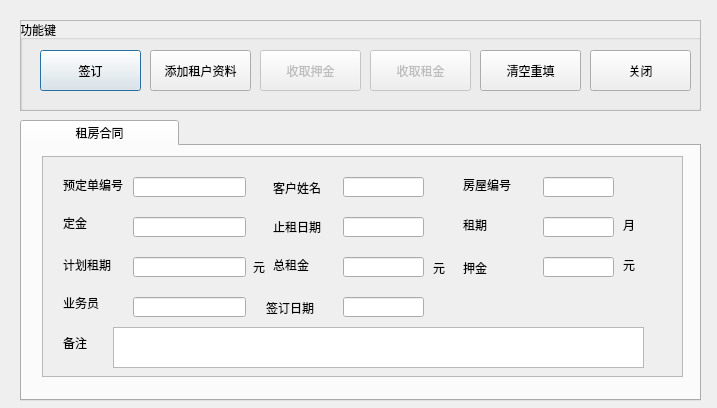
<?xml version="1.0" encoding="UTF-8"?>
<ui version="4.0">
 <class>contract</class>
 <widget class="QDialog" name="contract">
  <property name="geometry">
   <rect>
    <x>0</x>
    <y>0</y>
    <width>717</width>
    <height>408</height>
   </rect>
  </property>
  <property name="windowTitle">
   <string>签订合同</string>
  </property>
  <widget class="QGroupBox" name="groupBox">
   <property name="geometry">
    <rect>
     <x>20</x>
     <y>20</y>
     <width>681</width>
     <height>91</height>
    </rect>
   </property>
   <property name="title">
    <string>功能键</string>
   </property>
   <widget class="QPushButton" name="btnConclud">
    <property name="geometry">
     <rect>
      <x>20</x>
      <y>30</y>
      <width>101</width>
      <height>41</height>
     </rect>
    </property>
    <property name="text">
     <string>签订</string>
    </property>
   </widget>
   <widget class="QPushButton" name="btnAdd">
    <property name="geometry">
     <rect>
      <x>130</x>
      <y>30</y>
      <width>101</width>
      <height>41</height>
     </rect>
    </property>
    <property name="text">
     <string>添加租户资料</string>
    </property>
   </widget>
   <widget class="QPushButton" name="btnCollectcash">
    <property name="enabled">
     <bool>false</bool>
    </property>
    <property name="geometry">
     <rect>
      <x>240</x>
      <y>30</y>
      <width>101</width>
      <height>41</height>
     </rect>
    </property>
    <property name="text">
     <string>收取押金</string>
    </property>
   </widget>
   <widget class="QPushButton" name="btnCol">
    <property name="enabled">
     <bool>false</bool>
    </property>
    <property name="geometry">
     <rect>
      <x>350</x>
      <y>30</y>
      <width>101</width>
      <height>41</height>
     </rect>
    </property>
    <property name="text">
     <string>收取租金</string>
    </property>
   </widget>
   <widget class="QPushButton" name="btnClear">
    <property name="geometry">
     <rect>
      <x>460</x>
      <y>30</y>
      <width>101</width>
      <height>41</height>
     </rect>
    </property>
    <property name="text">
     <string>清空重填</string>
    </property>
   </widget>
   <widget class="QFrame" name="frame">
    <property name="geometry">
     <rect>
      <x>0</x>
      <y>0</y>
      <width>681</width>
      <height>91</height>
     </rect>
    </property>
    <property name="frameShape">
     <enum>QFrame::StyledPanel</enum>
    </property>
    <property name="frameShadow">
     <enum>QFrame::Raised</enum>
    </property>
    <widget class="QPushButton" name="btnClose">
     <property name="geometry">
      <rect>
       <x>570</x>
       <y>30</y>
       <width>101</width>
       <height>41</height>
      </rect>
     </property>
     <property name="text">
      <string>关闭</string>
     </property>
    </widget>
   </widget>
   <zorder>frame</zorder>
   <zorder>btnConclud</zorder>
   <zorder>btnAdd</zorder>
   <zorder>btnCollectcash</zorder>
   <zorder>btnCol</zorder>
   <zorder>btnClear</zorder>
  </widget>
  <widget class="QTabWidget" name="tabWidget">
   <property name="geometry">
    <rect>
     <x>20</x>
     <y>120</y>
     <width>681</width>
     <height>281</height>
    </rect>
   </property>
   <property name="currentIndex">
    <number>0</number>
   </property>
   <widget class="QWidget" name="tab">
    <attribute name="title">
     <string>             租房合同             </string>
    </attribute>
    <widget class="QScrollArea" name="scrollArea">
     <property name="geometry">
      <rect>
       <x>20</x>
       <y>10</y>
       <width>641</width>
       <height>221</height>
      </rect>
     </property>
     <property name="widgetResizable">
      <bool>true</bool>
     </property>
     <widget class="QWidget" name="scrollAreaWidgetContents">
      <property name="geometry">
       <rect>
        <x>0</x>
        <y>0</y>
        <width>639</width>
        <height>219</height>
       </rect>
      </property>
      <widget class="QLabel" name="label">
       <property name="geometry">
        <rect>
         <x>20</x>
         <y>20</y>
         <width>61</width>
         <height>16</height>
        </rect>
       </property>
       <property name="text">
        <string>预定单编号</string>
       </property>
      </widget>
      <widget class="QLabel" name="label_2">
       <property name="geometry">
        <rect>
         <x>20</x>
         <y>60</y>
         <width>54</width>
         <height>12</height>
        </rect>
       </property>
       <property name="text">
        <string>定金</string>
       </property>
      </widget>
      <widget class="QLabel" name="label_3">
       <property name="geometry">
        <rect>
         <x>20</x>
         <y>100</y>
         <width>54</width>
         <height>16</height>
        </rect>
       </property>
       <property name="text">
        <string>计划租期</string>
       </property>
      </widget>
      <widget class="QLabel" name="label_4">
       <property name="geometry">
        <rect>
         <x>20</x>
         <y>140</y>
         <width>54</width>
         <height>12</height>
        </rect>
       </property>
       <property name="text">
        <string>业务员</string>
       </property>
      </widget>
      <widget class="QLineEdit" name="lineEditBookNum">
       <property name="geometry">
        <rect>
         <x>90</x>
         <y>20</y>
         <width>113</width>
         <height>20</height>
        </rect>
       </property>
      </widget>
      <widget class="QLineEdit" name="lineEdit_FrontMoney">
       <property name="geometry">
        <rect>
         <x>90</x>
         <y>60</y>
         <width>113</width>
         <height>20</height>
        </rect>
       </property>
      </widget>
      <widget class="QLineEdit" name="lineEdit_Plandata">
       <property name="geometry">
        <rect>
         <x>90</x>
         <y>100</y>
         <width>113</width>
         <height>20</height>
        </rect>
       </property>
      </widget>
      <widget class="QLineEdit" name="lineEdit_Saleman">
       <property name="geometry">
        <rect>
         <x>90</x>
         <y>140</y>
         <width>113</width>
         <height>20</height>
        </rect>
       </property>
      </widget>
      <widget class="QLabel" name="label_6">
       <property name="geometry">
        <rect>
         <x>210</x>
         <y>100</y>
         <width>54</width>
         <height>20</height>
        </rect>
       </property>
       <property name="text">
        <string>元</string>
       </property>
      </widget>
      <widget class="QLabel" name="label_7">
       <property name="geometry">
        <rect>
         <x>230</x>
         <y>20</y>
         <width>61</width>
         <height>21</height>
        </rect>
       </property>
       <property name="text">
        <string>客户姓名</string>
       </property>
      </widget>
      <widget class="QLabel" name="label_8">
       <property name="geometry">
        <rect>
         <x>230</x>
         <y>60</y>
         <width>61</width>
         <height>20</height>
        </rect>
       </property>
       <property name="text">
        <string>止租日期</string>
       </property>
      </widget>
      <widget class="QLabel" name="label_9">
       <property name="geometry">
        <rect>
         <x>230</x>
         <y>100</y>
         <width>54</width>
         <height>16</height>
        </rect>
       </property>
       <property name="text">
        <string>总租金</string>
       </property>
      </widget>
      <widget class="QLabel" name="label_10">
       <property name="geometry">
        <rect>
         <x>223</x>
         <y>140</y>
         <width>61</width>
         <height>21</height>
        </rect>
       </property>
       <property name="text">
        <string>签订日期</string>
       </property>
      </widget>
      <widget class="QLabel" name="label_11">
       <property name="geometry">
        <rect>
         <x>420</x>
         <y>20</y>
         <width>61</width>
         <height>16</height>
        </rect>
       </property>
       <property name="text">
        <string>房屋编号</string>
       </property>
      </widget>
      <widget class="QLineEdit" name="lineEdit_Name">
       <property name="geometry">
        <rect>
         <x>300</x>
         <y>20</y>
         <width>81</width>
         <height>20</height>
        </rect>
       </property>
      </widget>
      <widget class="QLineEdit" name="lineEdit_Houseingnum">
       <property name="geometry">
        <rect>
         <x>500</x>
         <y>20</y>
         <width>71</width>
         <height>20</height>
        </rect>
       </property>
      </widget>
      <widget class="QLineEdit" name="lineEditStopData">
       <property name="geometry">
        <rect>
         <x>300</x>
         <y>60</y>
         <width>81</width>
         <height>20</height>
        </rect>
       </property>
      </widget>
      <widget class="QLineEdit" name="lineEdit_All">
       <property name="geometry">
        <rect>
         <x>300</x>
         <y>100</y>
         <width>81</width>
         <height>20</height>
        </rect>
       </property>
      </widget>
      <widget class="QLineEdit" name="lineEdit_BookData">
       <property name="geometry">
        <rect>
         <x>300</x>
         <y>140</y>
         <width>81</width>
         <height>20</height>
        </rect>
       </property>
       <property name="text">
        <string/>
       </property>
      </widget>
      <widget class="QLineEdit" name="lineEdit_Tenancy">
       <property name="geometry">
        <rect>
         <x>500</x>
         <y>60</y>
         <width>71</width>
         <height>20</height>
        </rect>
       </property>
      </widget>
      <widget class="QLineEdit" name="lineEdit_CashPledge">
       <property name="geometry">
        <rect>
         <x>500</x>
         <y>100</y>
         <width>71</width>
         <height>20</height>
        </rect>
       </property>
      </widget>
      <widget class="QLabel" name="label_5">
       <property name="geometry">
        <rect>
         <x>580</x>
         <y>60</y>
         <width>54</width>
         <height>16</height>
        </rect>
       </property>
       <property name="text">
        <string>月</string>
       </property>
      </widget>
      <widget class="QLabel" name="label_12">
       <property name="geometry">
        <rect>
         <x>580</x>
         <y>100</y>
         <width>54</width>
         <height>16</height>
        </rect>
       </property>
       <property name="text">
        <string>元</string>
       </property>
      </widget>
      <widget class="QLabel" name="label_13">
       <property name="geometry">
        <rect>
         <x>420</x>
         <y>60</y>
         <width>54</width>
         <height>16</height>
        </rect>
       </property>
       <property name="text">
        <string>租期</string>
       </property>
      </widget>
      <widget class="QLabel" name="label_14">
       <property name="geometry">
        <rect>
         <x>420</x>
         <y>100</y>
         <width>54</width>
         <height>21</height>
        </rect>
       </property>
       <property name="text">
        <string>押金</string>
       </property>
      </widget>
      <widget class="QLabel" name="label_15">
       <property name="geometry">
        <rect>
         <x>390</x>
         <y>100</y>
         <width>54</width>
         <height>21</height>
        </rect>
       </property>
       <property name="text">
        <string>元</string>
       </property>
      </widget>
      <widget class="QLabel" name="label_16">
       <property name="geometry">
        <rect>
         <x>20</x>
         <y>180</y>
         <width>54</width>
         <height>12</height>
        </rect>
       </property>
       <property name="text">
        <string>备注</string>
       </property>
      </widget>
      <widget class="QTextEdit" name="textEdit_Remark">
       <property name="geometry">
        <rect>
         <x>70</x>
         <y>170</y>
         <width>531</width>
         <height>41</height>
        </rect>
       </property>
      </widget>
     </widget>
    </widget>
   </widget>
  </widget>
 </widget>
 <resources/>
 <connections/>
</ui>
